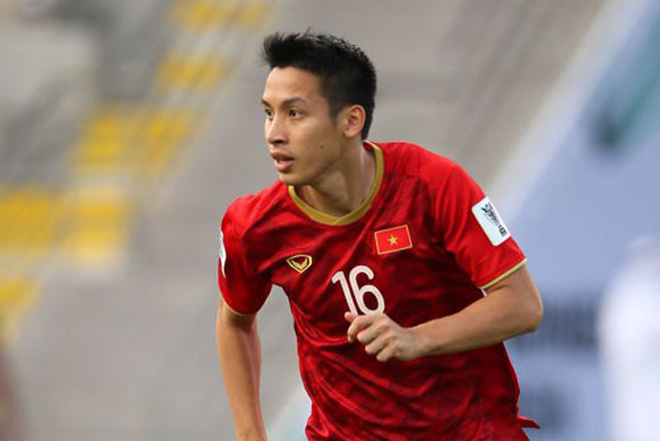
#> input picture img/hd88.jpg, 660 x 441 px, found by its file name
$ python conv2.py
#> lines starting #> are read from the running program, lines starting #| are printed output that depends on the picture
import cv2
from scipy import ndimage
import numpy as np

img = cv2.imread('/home/khoatranrb/Desktop/hd88.jpg',0)
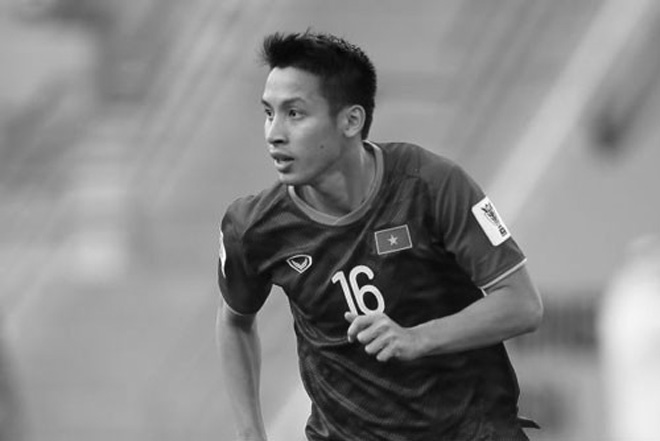
#> img: shape (441, 660); min 2, max 255, mean 134.1

m1 = np.ones((3,3))/9

m2 = np.asanyarray([-1,-2,-1,-2,12,-2,-1,-2,-1]).reshape((3,3))/16

def conv(I,K):
    h, w = I.shape[:2]
    k = K.shape[0]
    res = np.zeros((h+k-1,w+k-1))
    d = int((k-1)/2)
    res[d:-d,d:-d] = I
    return ndimage.convolve(res,K,mode='constant')

m1 = m1.astype(np.float32)
m2 = m2.astype(np.float32)
img = img.astype(np.float32)

m3 = conv(m2,m1)

img1 = conv(img,m1)
#> in conv (call 2), `res[d:-d,d:-d] = I`:
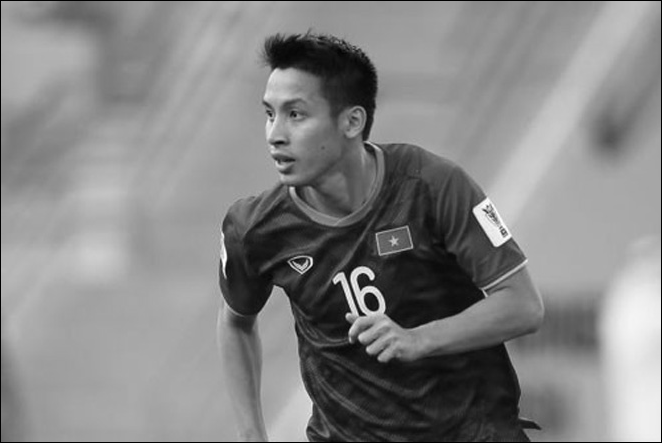
#> res: shape (443, 662) float64; min 0, max 255, mean 133.1
img2 = conv(img,m2)
#> in conv (call 3), `return ndimage.convolve(res,K,mode='constant')`:
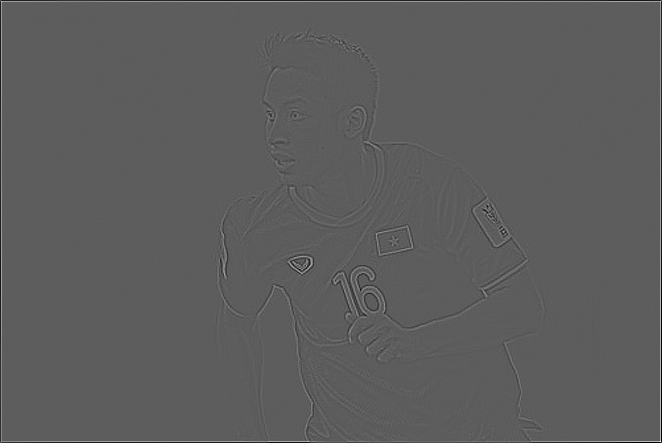
#> returned value: shape (443, 662) float64; min -59.19, max 102.8, mean 0; drawn with min black and max white
img3 = conv(img,m3)
#> in conv (call 4), `res[d:-d,d:-d] = I`:
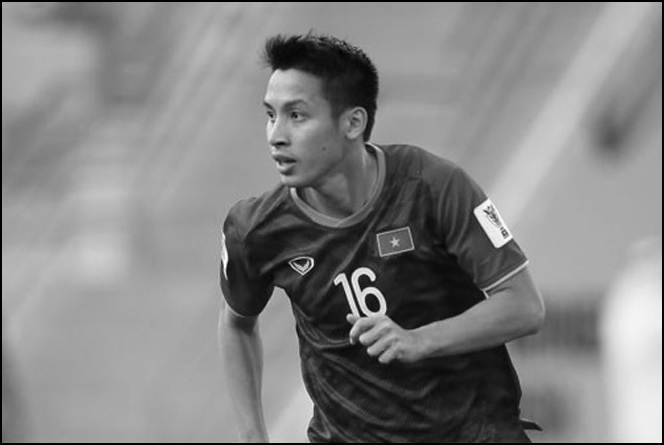
#> res: shape (445, 664) float64; min 0, max 255, mean 132.1
#> in conv (call 4), `return ndimage.convolve(res,K,mode='constant')`:
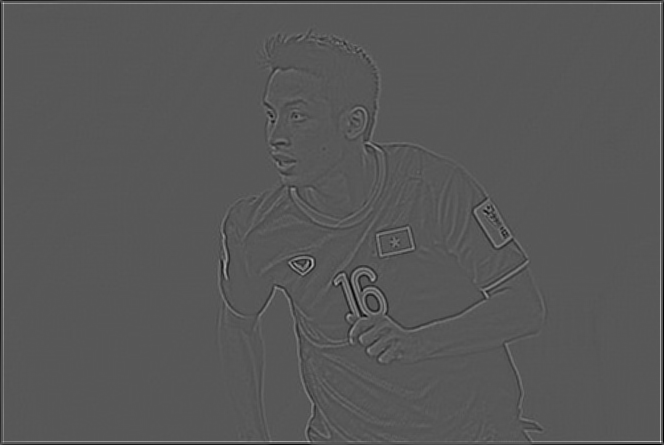
#> returned value: shape (445, 664) float64; min -19.72, max 37.51, mean 0; drawn with min black and max white
img12 = conv(img1,m2)
img21 = conv(img2,m1)

def cvt(imgIn):
    img = imgIn.astype(np.uint8)
#> img: shape (443, 662)
    img = np.where(img<0,0,img)
    img = np.where(img>255,255,img)
    return img

img1 = cvt(img1)
img2 = cvt(img2)
#> in cvt (call 2), `img = imgIn.astype(np.uint8)`:
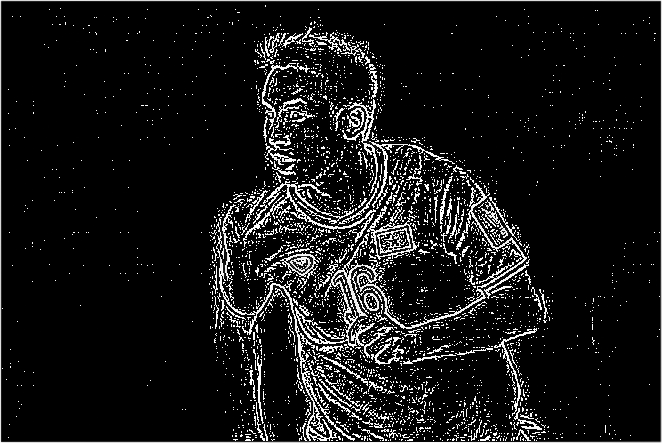
#> img: shape (443, 662); min 0, max 255, mean 22.5
img3 = cvt(img3)
#> in cvt (call 3), `img = imgIn.astype(np.uint8)`:
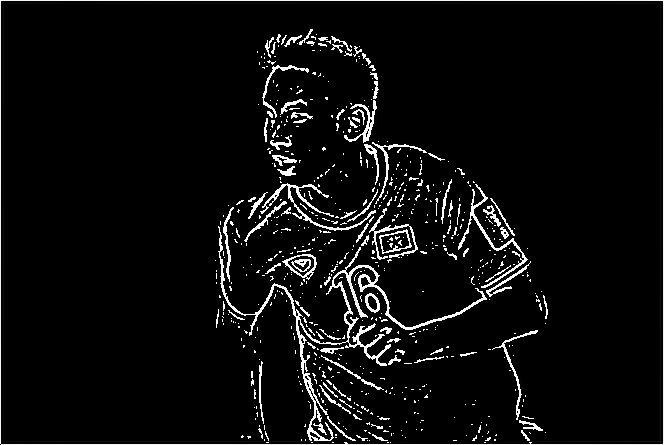
#> img: shape (445, 664); min 0, max 255, mean 13.2
img12 = cvt(img12)
img21 = cvt(img21)

img = img.astype(np.uint8)

cv2.imshow('', img)
cv2.imshow('1', img1)
cv2.imshow('2', img2)
cv2.imshow('3', img3)
cv2.imshow('12', img12)
cv2.imshow('21', img21)
cv2.waitKey(0)
cv2.destroyAllWindows()

$ run again, with img/hd8812.jpg copied over img/hd88.jpg
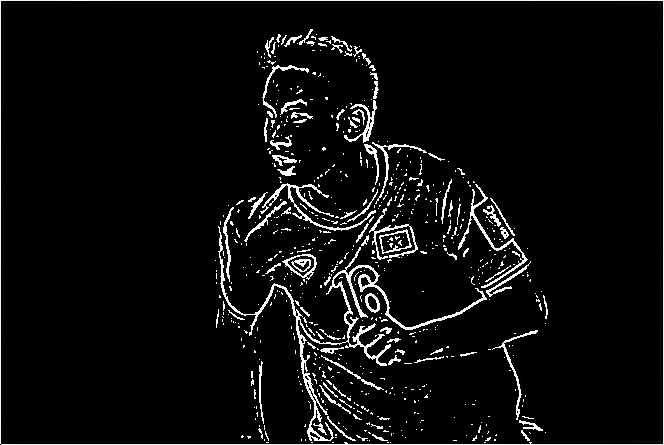
#> input picture img/hd8812.jpg, 664 x 445 px, found by its file name
#> img is the input picture: shape (445, 664); min 0, max 255, mean 13.3
#> res: shape (449, 668) float64
#> in conv (call 6), `res[d:-d,d:-d] = I`:
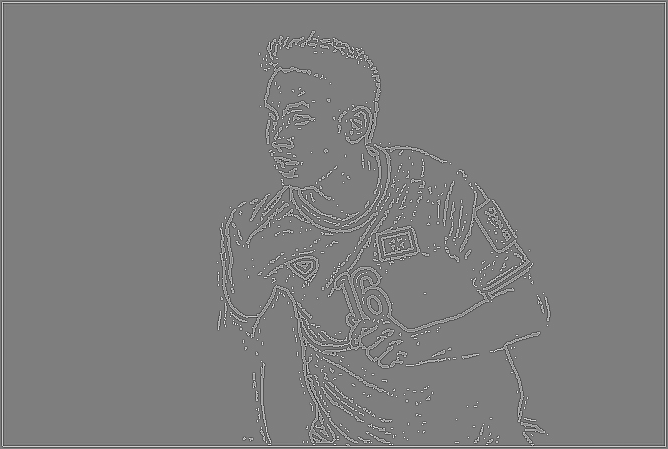
#> res: shape (449, 668) float64; min -188.6, max 191.2, mean 0; drawn with min black and max white
#> in cvt (call 3), `img = imgIn.astype(np.uint8)`:
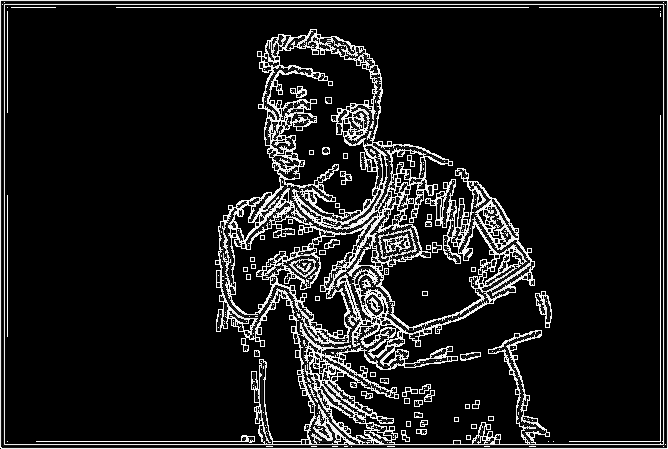
#> img: shape (449, 668); min 0, max 255, mean 27.2

$ run again, with img/hd882.jpg copied over img/hd88.jpg
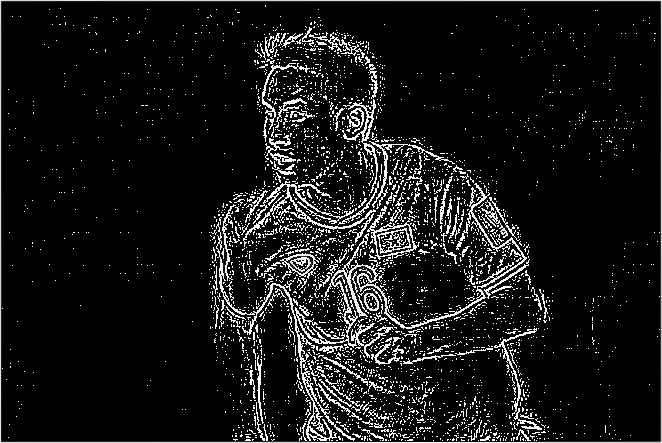
#> input picture img/hd882.jpg, 662 x 443 px, found by its file name
#> img is the input picture: shape (443, 662); min 0, max 255, mean 22.6
#> res: shape (447, 666) float64
#> in conv (call 6), `res[d:-d,d:-d] = I`:
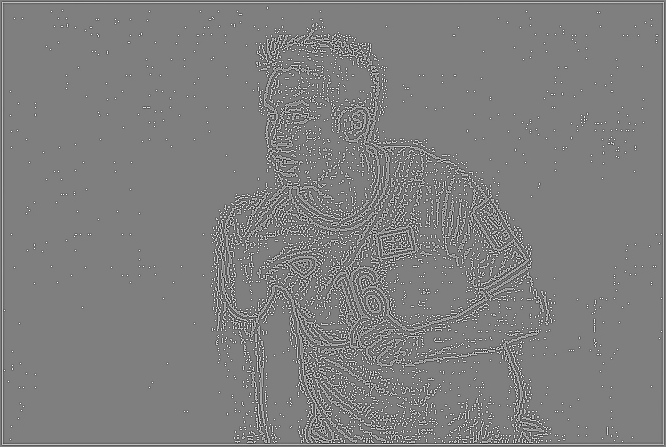
#> res: shape (447, 666) float64; min -190.8, max 191.2, mean 0; drawn with min black and max white
#> in cvt (call 3), `img = imgIn.astype(np.uint8)`:
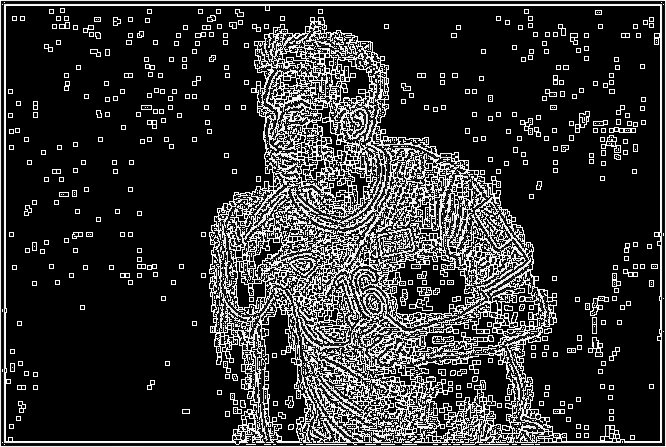
#> img: shape (447, 666); min 0, max 255, mean 49.4
